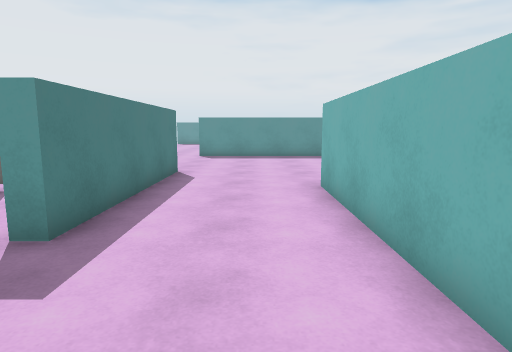
view 1 (above)

12 first-person views from a walk through a Unity game level. The camera is 1.4 m above the floor, tilts 8° down and sees 75° across. The floor is counted in squares, 1 m on a side. Each view is taken from the middle of a square. On the plan, view 1 faces up. The plan holds only what a view shows up to about 15 squares ahead; the rest is blank. The place goes on beyond the plan. Some animated figures are not drawn. Surface patterns are stand-ins for the level's own textures.

view 2
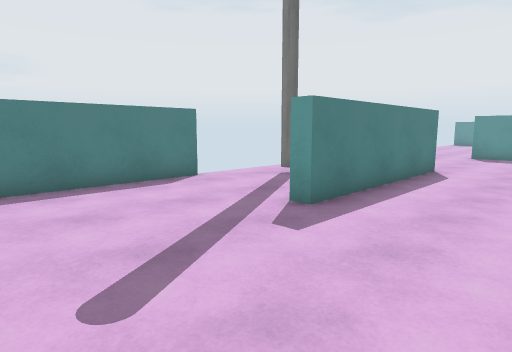

view 3
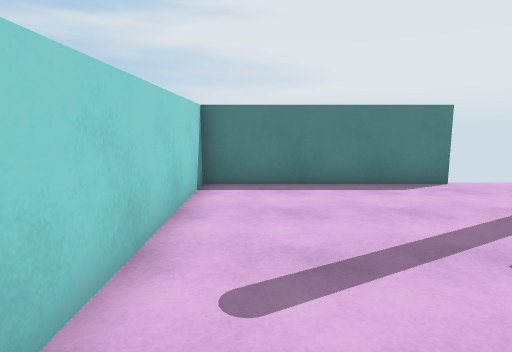

view 4
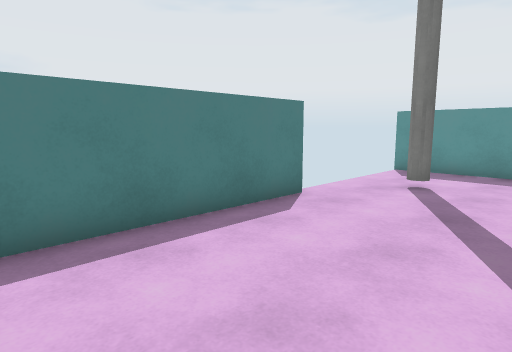

view 5
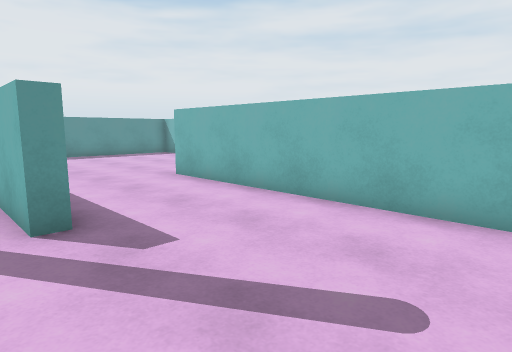

view 6
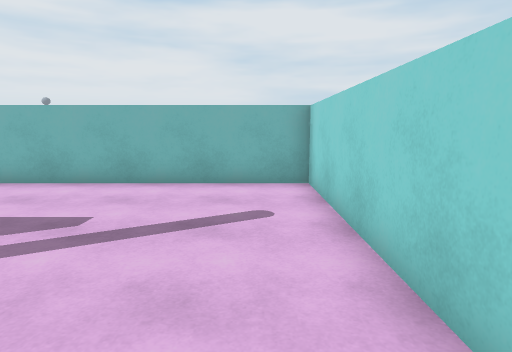

view 7
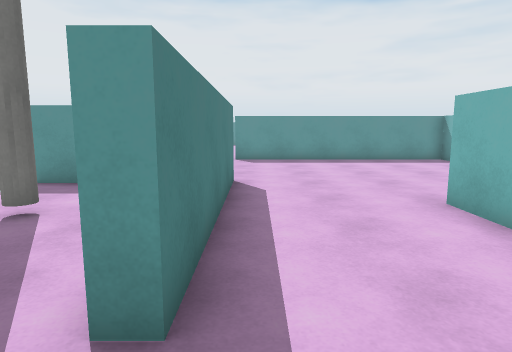

view 8
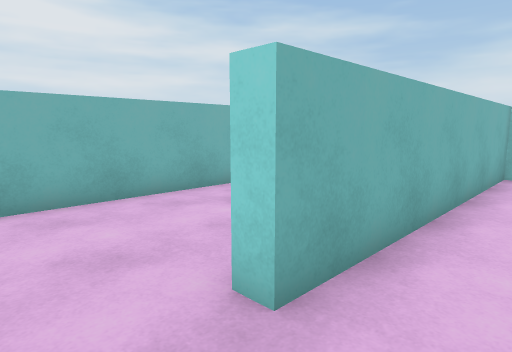

view 9
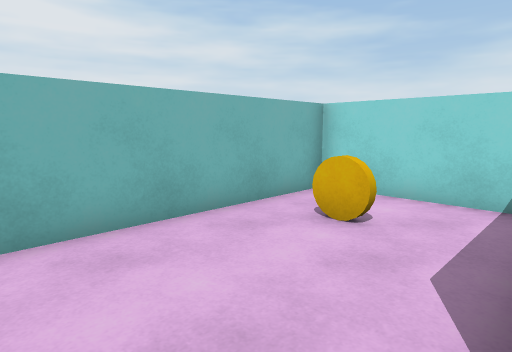

view 10
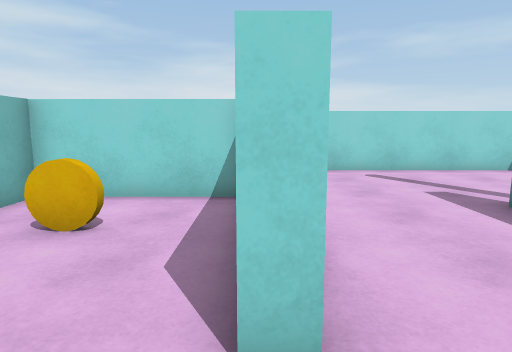

view 11
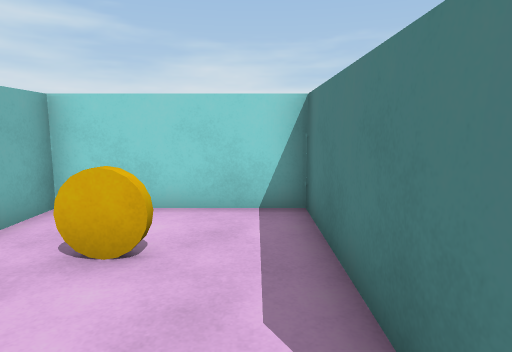

view 12
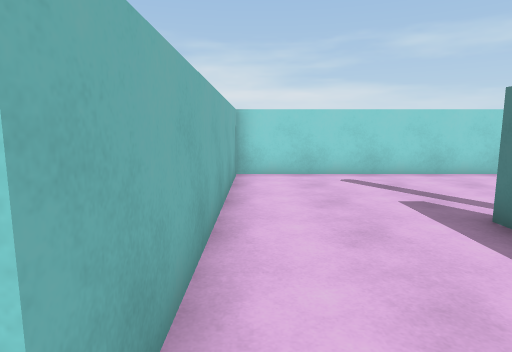

### Floor plan
Points are (right, up) in squares from view 1. A wall is a line through its corners. A room is listed if a view was taken in it or the views show most of it. See-through windows are left out.
Room 1 (views 1, 2, 3, 4, 5, 6, 7, 8, 9, 10, 12)
walls: (-7.5, 5) (-7.5, -1.4) (1.6, -1.4) (1.6, 8.2) (2.1, 8.2); (-2.6, 10.5) (-2.6, 4) (-3.1, 4) (-3.1, 6.2)
ways out: opening at (2, 9.5) to room 2; gap at (-8, 5)
Room 2 (view 11)
walls: (2.1, 8.2) (2.1, 3.2) (6.6, 3.2) (6.6, 9.5)
ways out: opening at (2, 9.5) to room 1
objects: other object (5, 5)

Positions as (right, up) in squares from view 1, and headings:
1: (0, 0), facing up
2: (1, -1), facing up-left
3: (1, 0), facing left
4: (-3, -1), facing up-left
5: (-4, -1), facing up-right
6: (-7, 0), facing right
7: (-2, 2), facing up
8: (0, 10), facing down-right
9: (2, 10), facing down-right
10: (2, 10), facing down
11: (3, 9), facing down
12: (1, 9), facing down
